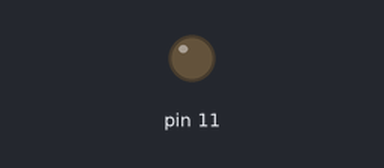
Bench run of a sketch on a simulated Arduino Uno, built with avr-gcc and run on an emulated ATmega328P. Parts: output pins drawn as LEDs (lit = HIGH).

Above: at 0.05 s.
At 0.65 s:
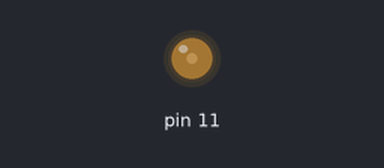
At 1.3 s:
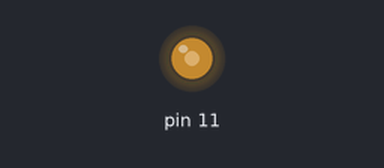
At 2.55 s:
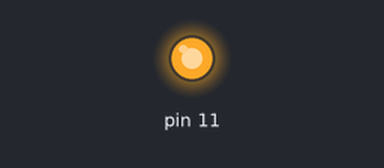
Timing chart, 0 to 5.9 s (numbered marks = the images above):
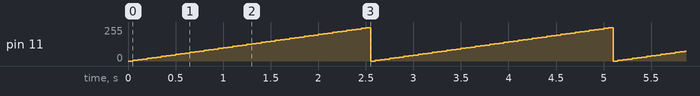

The sketch:

gradually_increases_brightness_of_led1.ino
```cpp
void setup(){

  pinMode(11,OUTPUT);


}

void loop(){

  LED_Brightness();
}

void LED_Brightness(){

  for(int i = 0; i<255;i+=5){
 analogWrite(11,i);
    delay(50);
  }


}
```

Measured:
- by itself, pin 11: ramps from 0/255 to 250/255 and jumps back, once every 2.6 s
